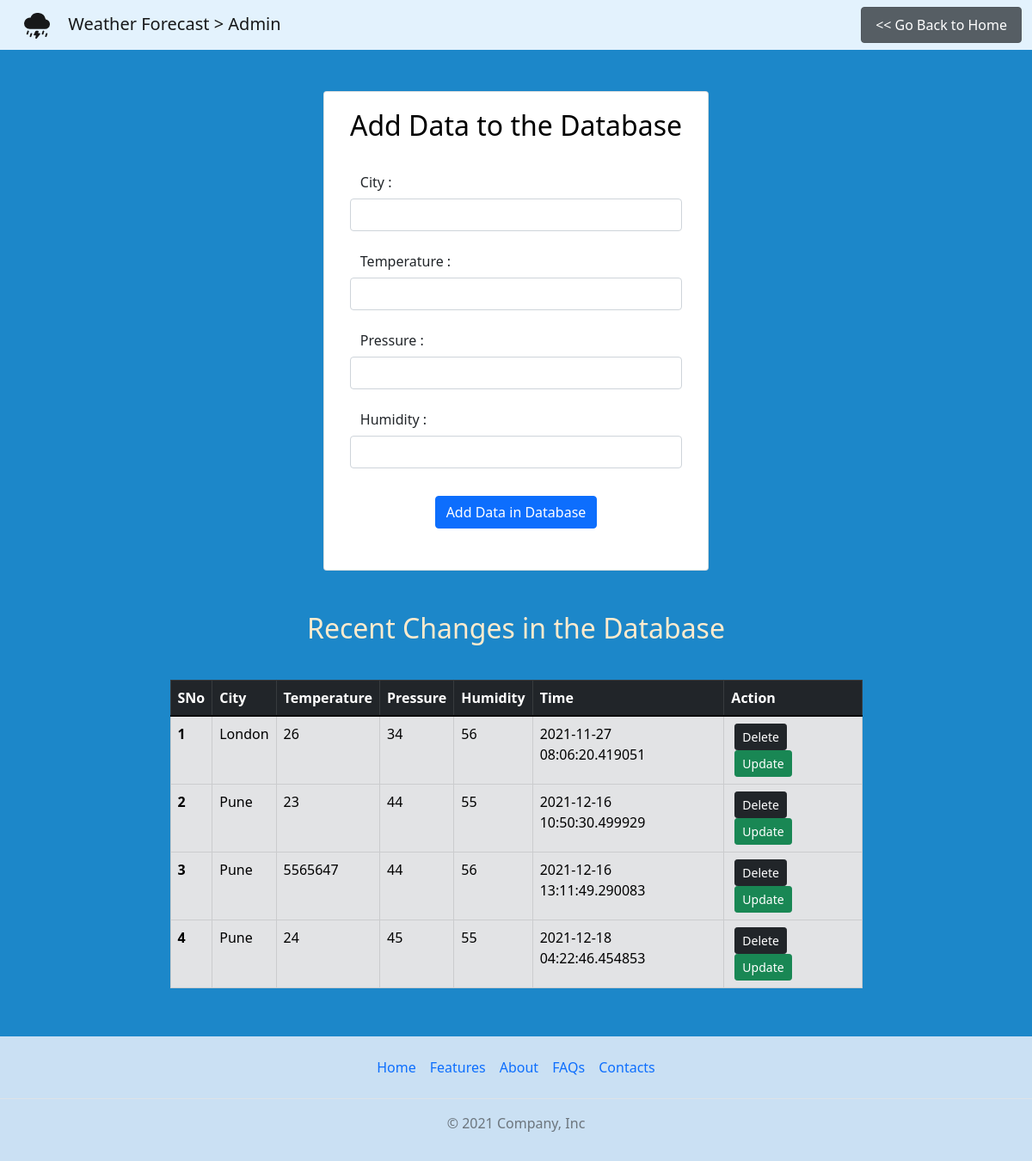
The page / on the database its author committed.
### weather.py (models this page shows, shortened)
class Todo(db.Model):
    sno = db.Column(db.Integer, primary_key=True)
    temperature = db.Column(db.Integer, nullable=False)
    pressure = db.Column(db.Integer, nullable=False)
    humidity = db.Column(db.Integer, nullable=False)
    city = db.Column(db.Integer, nullable=False)
    date_created = db.Column(db.DateTime, default=datetime.utcnow)

### weather.py (the view, shortened to what this page needs)
@app.route('/', methods = ['GET','POST'])
def index():
  allTodo = Todo.query.all()
  return render_template('admin.html', allTodo = allTodo)

### templates/admin.html (shortened to what this page needs)
{% extends 'base.html' %} {% block title %} Admin Page{% endblock title %} {% block body %}
<nav class="navbar navbar-expand-lg navbar-light" style="background-color: #e3f2fd">
	<div class="container-fluid">
		<a class="navbar-brand" href="#"
			>
			Weather Forecast > Admin</a
		>
		<div class="collapse navbar-collapse" id="navbarSupportedContent">
			<a
				class="nav-link active btn btn-secondary rahul"
				type="button"
				aria-current="page"
				href="http://localhost:9555/dashboard"
			>
				<< Go Back to Home</a
			>
		</div>
	</div>
</nav>
<div class="d-flex justify-content-center">
	<div class="card mt-5" style="width: 28rem">
		<h2 class="main-heading" style="text-align: center">Add Data to the Database</h2>
		<div class="container mt-2 d-flex justify-content-center">
			<form action="/" method="POST">
				<div class="row mb-3" style="white-space: nowrap">
					<label for="citylocation" class="col col-form-label">City :</label>
					<input type="text" class="form-control" id="cityloaction" name="cityl" />
				</div>
				<div class="row mb-3">
					<label for="temperature" class="col col-form-label">Temperature :</label>
					<input type="text" class="form-control" id="temperature" name="tempe" />
				</div>
				<div class="row mb-3">
					<label for="pressure" class="col col-form-label">Pressure :</label>
					<input type="text" class="form-control" id="pressure" name="press" />
				</div>
				<div class="row mb-3">
					<label for="humidity" class="col col-form-label">Humidity :</label>
					<input type="text" class="form-control" id="humidity" name="humid" />
				</div>
				<div class="container d-flex justify-content-center">
					<button type="submit" class="btn btn-primary mt-3 mb-5" name="contentasap">Add Data in Database</button>
				</div>
			</form>
		</div>
	</div>
</div>
<div class="conatainer mt-5">
	<h2>Recent Changes in the Database</h2>
	<div class="container mt-4 d-flex justify-content-center">
		<div class="w-75 p-3">
			<table class="table table-secondary table-bordered table-hover">
				<thead>
					<tr class="table-dark">
						<th scope="col">SNo</th>
						<th scope="col">City</th>
						<th scope="col">Temperature</th>
						<th scope="col">Pressure</th>
						<th scope="col">Humidity</th>
						<th scope="col">Time</th>
						<th scope="col">Action</th>
					</tr>
				</thead>
				<tbody>
					{% for todo in allTodo %}
					<tr>
						<th scope="row">{{loop.index}}</th>
						<td>{{todo.city}}</td>
						<td>{{todo.temperature}}</td>
						<td>{{todo.pressure}}</td>
						<td>{{todo.humidity}}</td>
						<td>{{todo.date_created}}</td>
						<td>
							<a href="/delete/{{todo.sno}} " type="button" class="btn btn-dark btn-sm mx-1">Delete</a>
							<a href="/update/{{todo.sno}} " type="button" class="btn btn-success btn-sm mx-1">Update</a>
						</td>
					</tr>
					{% endfor %}
				</tbody>
			</table>
		</div>
	</div>
</div>
{% endblock body %}

### templates/base.html (shortened to what this page needs)
<!DOCTYPE html>
<html lang="en">
	<head>
		<link
			href="https://cdn.jsdelivr.net/npm/bootstrap@5.1.3/dist/css/bootstrap.min.css"
			rel="stylesheet"
		/>
	</head>
	<body>
		{% block body %} {% endblock body %}
		<footer class="py-3 mt-4">
			<ul class="nav justify-content-center border-bottom pb-3 mb-3">
				<li class="nav-item"><a href="#" class="nav-link px-2">Home</a></li>
				<li class="nav-item"><a href="#" class="nav-link px-2">Features</a></li>
				<li class="nav-item"><a href="#" class="nav-link px-2">About</a></li>
				<li class="nav-item"><a href="#" class="nav-link px-2">FAQs</a></li>
				<li class="nav-item"><a href="#" class="nav-link px-2">Contacts</a></li>
			</ul>
			<p class="text-center text-muted">© 2021 Company, Inc</p>
		</footer>
	</body>
</html>

### templates/base.html (style rules this page uses)
body { background-color: #1c87c9; }
h2 { text-align: center; color: blanchedalmond; }
h2.main-heading { margin: 20px; color: black; }
footer { background-color: rgb(202, 224, 243); color: rgb(18, 20, 20); }

### rows shown on the page
Todo: city "London", temperature "26", pressure "34", humidity "56", date_created "2021-11-27 08:06:20.419051"
Todo: city "Pune", temperature "23", pressure "44", humidity "55", date_created "2021-12-16 10:50:30.499929"
Todo: city "Pune", temperature "5565647", pressure "44", humidity "56", date_created "2021-12-16 13:11:49.290083"
Todo: city "Pune", temperature "24", pressure "45", humidity "55", date_created "2021-12-18 04:22:46.454853"
